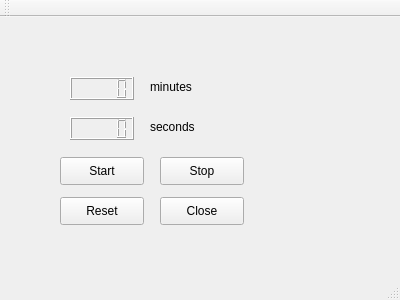
<?xml version="1.0" encoding="UTF-8"?>
<ui version="4.0">
 <class>MainWindow</class>
 <widget class="QMainWindow" name="MainWindow">
  <property name="geometry">
   <rect>
    <x>0</x>
    <y>0</y>
    <width>400</width>
    <height>300</height>
   </rect>
  </property>
  <property name="windowTitle">
   <string>MainWindow</string>
  </property>
  <widget class="QWidget" name="centralWidget">
   <widget class="QLCDNumber" name="lcdNumberSec">
    <property name="geometry">
     <rect>
      <x>70</x>
      <y>100</y>
      <width>64</width>
      <height>23</height>
     </rect>
    </property>
   </widget>
   <widget class="QLCDNumber" name="lcdNumberMin">
    <property name="geometry">
     <rect>
      <x>70</x>
      <y>60</y>
      <width>64</width>
      <height>23</height>
     </rect>
    </property>
   </widget>
   <widget class="QLabel" name="label">
    <property name="geometry">
     <rect>
      <x>150</x>
      <y>60</y>
      <width>63</width>
      <height>20</height>
     </rect>
    </property>
    <property name="text">
     <string>minutes</string>
    </property>
   </widget>
   <widget class="QLabel" name="label_2">
    <property name="geometry">
     <rect>
      <x>150</x>
      <y>100</y>
      <width>63</width>
      <height>20</height>
     </rect>
    </property>
    <property name="text">
     <string>seconds</string>
    </property>
   </widget>
   <widget class="QPushButton" name="startButton">
    <property name="geometry">
     <rect>
      <x>60</x>
      <y>140</y>
      <width>84</width>
      <height>28</height>
     </rect>
    </property>
    <property name="text">
     <string>Start</string>
    </property>
   </widget>
   <widget class="QPushButton" name="stopButton">
    <property name="geometry">
     <rect>
      <x>160</x>
      <y>140</y>
      <width>84</width>
      <height>28</height>
     </rect>
    </property>
    <property name="text">
     <string>Stop</string>
    </property>
   </widget>
   <widget class="QPushButton" name="resetButton">
    <property name="geometry">
     <rect>
      <x>60</x>
      <y>180</y>
      <width>84</width>
      <height>28</height>
     </rect>
    </property>
    <property name="text">
     <string>Reset</string>
    </property>
   </widget>
   <widget class="QPushButton" name="closeButton">
    <property name="geometry">
     <rect>
      <x>160</x>
      <y>180</y>
      <width>84</width>
      <height>28</height>
     </rect>
    </property>
    <property name="text">
     <string>Close</string>
    </property>
   </widget>
  </widget>
  <widget class="QMenuBar" name="menuBar">
   <property name="geometry">
    <rect>
     <x>0</x>
     <y>0</y>
     <width>400</width>
     <height>25</height>
    </rect>
   </property>
  </widget>
  <widget class="QToolBar" name="mainToolBar">
   <attribute name="toolBarArea">
    <enum>TopToolBarArea</enum>
   </attribute>
   <attribute name="toolBarBreak">
    <bool>false</bool>
   </attribute>
  </widget>
  <widget class="QStatusBar" name="statusBar"/>
 </widget>
 <layoutdefault spacing="6" margin="11"/>
 <resources/>
 <connections/>
</ui>
